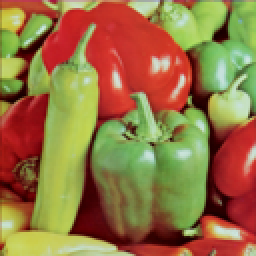
#> input picture PS3-answer/data/peppers-small.tiff, 128 x 128 px (shown 2 times larger)
$ python p05_k_means_myself.py
#> lines starting #> are read from the running program, lines starting #| are printed output that depends on the picture
#> further down, A is the input picture: shape (128, 128, 3); mean R, G, B 149.9, 115.7, 66.5
from matplotlib.image import imread
import matplotlib.pyplot as plt
import numpy as np
import random
import pprint as pp

def compress(A,K,max_iter,image_name):
    """
    A: image matrix
    K: number of means
    max_iter: max iteration times
    """
#> called with K = 16, max_iter = 30, image_name = 'peppers-small'
    # initialize mu
    mu = np.zeros((K,3),dtype=int)
    for i in range(16):
        mu[i] = np.array(A[random.randint(0, A.shape[0]-1),random.randint(0, A.shape[1]-1)])
#> after the loop, mu = 16 rows, first 8: [108, 59, 44], [198, 53, 43], [171, 40, 39], [206, 50, 44], [134, 120, 63], [205, 57, 41], [176, 24, 25], [182, 204, 91]

    # initilize centroids
    centroids = np.zeros((A.shape[0],A.shape[1]),dtype=int)
    # update centroids and mu
    for iter in range(max_iter):
        for i in range(A.shape[0]):
            for j in range(A.shape[1]):
                centroids[i,j] = np.argmin(np.linalg.norm(A[i,j]-mu,axis=1))
        for k in range(K):
            if np.sum(centroids==k):
                mu[k] = np.mean(A[centroids==k],axis=0)
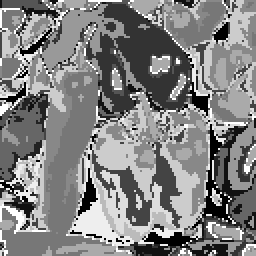
#> centroids: shape (128, 128) int64 (shown 2 times larger); min 0, max 15, mean 7.68; drawn with min black and max white
#> after the loop, mu = 16 rows, first 8: [46, 2, 1], [167, 46, 39], [119, 17, 18], [203, 54, 42], [112, 130, 61], [196, 86, 60], [150, 22, 25], [182, 200, 90]
    # update image
    for i in range(A.shape[0]):
        for j in range(A.shape[1]):
            A[i,j] = mu[centroids[i,j]]
    plt.imshow(A)
    plt.savefig(fname='../output/{}.png'.format(image_name), transparent=True, format='png', bbox_inches='tight')

if __name__ == "__main__":
    max_iter = 30
    K = 16

    A = imread('../data/peppers-small.tiff')
    plt.imshow(A)
    plt.show()
#> (the run stopped early here; a loop or call above may not have finished)
